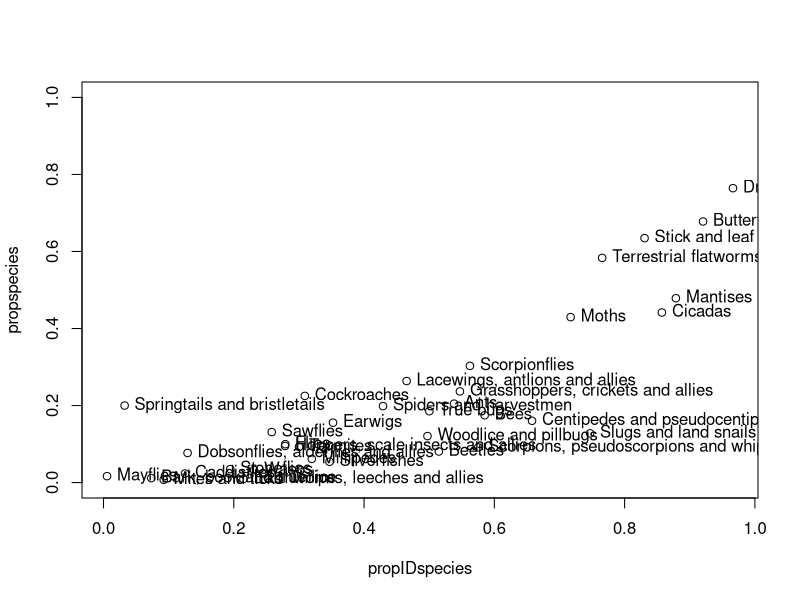
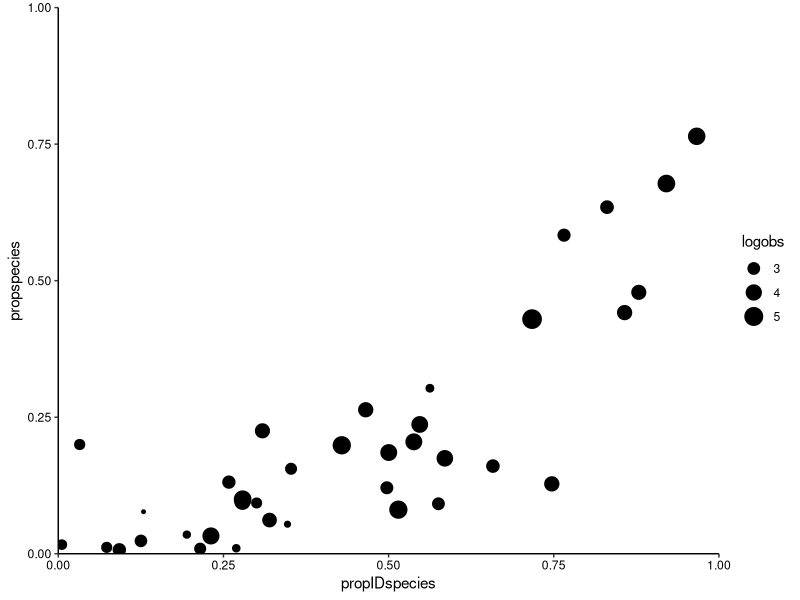
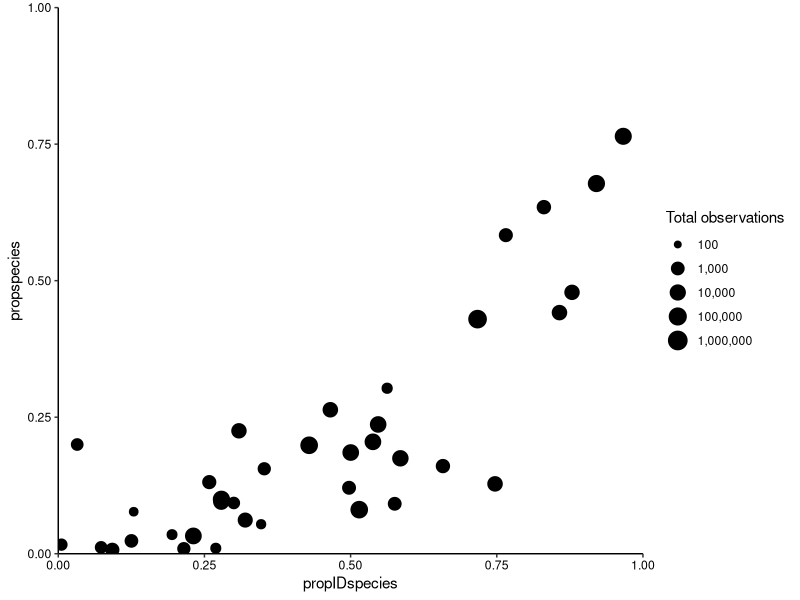
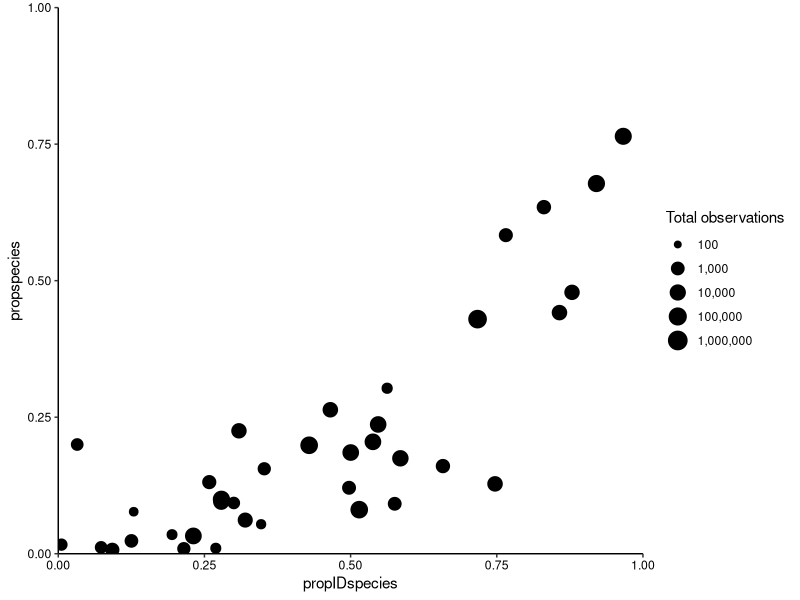

The R source for these figures, in order:
#load data

figure1 <-
  read.csv(
    "figure1.csv",
    header = T,
    strip.white = T,
    na.strings = ""
  )

#create base plot

plot(propspecies ~ propIDspecies,
     data = figure1,
     ylim = c(0, 1))
with(figure1[1:37, ],
     text(
       propspecies ~ propIDspecies,
       labels = taxon,
       pos = 4
     ))

#load packages

library(ggplot2)
library(ggrepel)

#this code is for the figure with taxon labels (to keep track of where each thing is
#when editing in photoshop)

p1 <- ggplot(figure1, aes(x=propIDspecies, y=propspecies, size=logobs)) + geom_point() +
  ggrepel::geom_label_repel(aes(label = taxon), force=1,min.segment.length = 1, size=1.5, label.size = NA) +
  theme_classic() + ylim(0,1)+
  scale_x_continuous(limits = c(0,1), expand = c(0, 0))+scale_y_continuous(limits = c(0,1), expand = c(0, 0)) +
  theme(axis.text = element_text(colour="black"))

#this code is for the figure without the labels

p1 <- ggplot(figure1, aes(x=propIDspecies, y=propspecies, size=logobs)) + geom_point() +
  theme_classic() + ylim(0,1)+
  scale_x_continuous(limits = c(0,1), expand = c(0, 0))+scale_y_continuous(limits = c(0,1), expand = c(0, 0)) +
  theme(axis.text = element_text(colour="black"))

#plot the figure

p1

#change the legend if desired

bb <- c(2,3,4,5,6)
ll <- c("100","1,000","10,000","100,000","1,000,000")
p2 <- p1 + scale_size_continuous(name = "Total observations",
                           breaks = bb,
                           limits = c(2, 6),
                           labels = ll,
                           range = c(2, 6) )
p2

#export image

ggsave("figure1.png", dpi=600, width=30, height=20, units ="cm")

#note that the figure was edited aesthetically in external software


